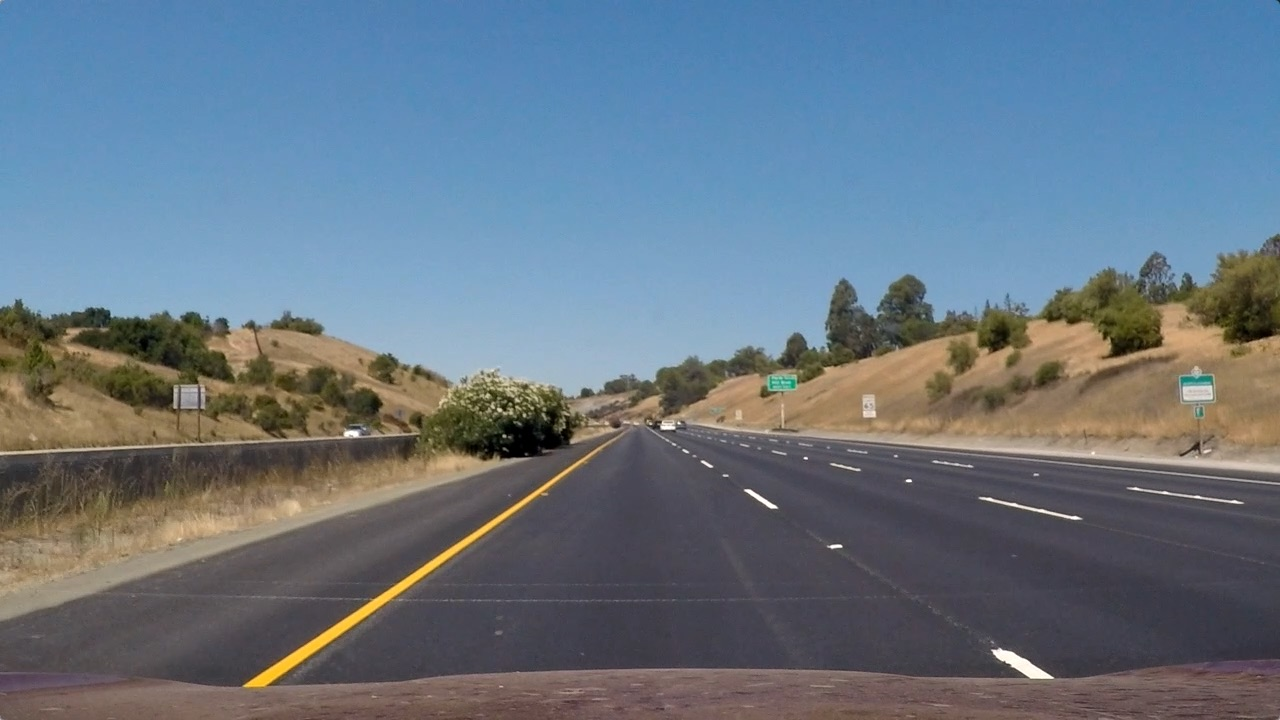
#> input picture test_images/straight_lines1.jpg, 1280 x 720 px, found by its file name
$ jupyter execute --allow-errors lane_line_finder.ipynb   (shell and % lines are left out)   (older library calls are emulated)   (text cells are left out)
#> lines starting #> are read from the running program, lines starting #| are printed output that depends on the picture; after the words box and inside, x2 and y2 are one past the last pixel; in counts of white or black regions, pixels touching at a corner belong together; pictures that were not available may be replaced by others from this repository, and a replacement may not be noted
[cell 1]
import numpy as np
import cv2
import glob
import matplotlib.pyplot as plt
import matplotlib.image as mpimg
import pickle
from moviepy.editor import VideoFileClip
from IPython.display import HTML
from decimal import Decimal
#%matplotlib qt

[cell 2]
class Line():
    # Define a class to receive the characteristics of each line detection
    def __init__(self):
        #keep track of the last n frames
        self.n=5
        # was the line detected in the last iteration?
        self.detected = False
        # x values of the last n fits of the line
        self.recentxFitted = []
        #average x values of the fitted line over the last n iterations
        self.bestx = []
        #polynomial coefficients of the last n iterations
        self.recentFit = []
        #polynomial coefficients averaged over the last n iterations
        self.bestFit = None
        #polynomial coefficients for the most recent fit
        self.currentFit = [np.array([False])]
        #radius of curvature of last n frames
        self.recentRadiusOfCurvature=[]
        #radius of curvature of the line in some units
        self.radiusOfCurvature = None
        #distance in meters of vehicle center from the line
        self.distanceToCenter = None
        #fail count
        self.failCount = 0
        #fail count max
        self.failCountMax = 0
        #if use window sliding
        self.useSlidingWindow = True

def readCaliPara(file):
    #read the calibration parameter from file
    caliPara = pickle.load(open( file, "rb" ))
    mtx = caliPara['mtx']
    dist = caliPara['dist']
    return mtx, dist

def undistort(img,mtx,dist):
    #undistrot the image with the passed parameters
    return cv2.undistort(img,mtx,dist,None,mtx)

def BGR2HLS(img):
    #convert a BGR image to HLS and return the channels separately
    hls = cv2.cvtColor(img, cv2.COLOR_BGR2HLS)
    h = hls[:,:,0]
    l = hls[:,:,1]
    s = hls[:,:,2]
    return h, l, s

# [7 lines left out: function RGB2HLS, not called in this run]

def xSobel(img,thresholdLow, thresholdHigh):
    #apply sobel filter in the x direction
    xSobelAbs = np.absolute(cv2.Sobel(img,cv2.CV_64F,1,0))
    xSobelScaled = np.uint8(255*xSobelAbs/np.max(xSobelAbs))
    xSobelBinary = np.zeros_like(xSobelScaled)
    xSobelBinary[(xSobelScaled >= thresholdLow) & (xSobelScaled <= thresholdHigh)] = 1
    return xSobelBinary

def thresholding(img,thresholdLow,thresholdHigh):
    #apply a simple threashold on a single channel of image
    imgTemp = np.zeros_like(img)
    imgTemp[(img >= thresholdLow) & (img <= thresholdHigh)] = 1
    return imgTemp

# [5 lines left out: function binaryImgOr, not called in this run]

def binaryImgOr3(img1, img2, img3):
    #pixel-wise AND operation for two singel channel images
    binaryAnd = np.zeros_like(img1)
    binaryAnd[(img1 == 1) | (img2 ==1) | (img3==1)] = 1
    return binaryAnd

def getPerspectiveTransformMatrix(src,dst):
    #get the forward and backward perpective transforamtion matrix
    M = cv2.getPerspectiveTransform(src, dst)
    Minv = cv2.getPerspectiveTransform(dst,src)
    return M, Minv

def showcaseWarp(img,M,src,dst):
    #draw red lines according to the src and dst on the origin and warped image and save them
    [A,B,C,D] = src.astype("int")
    [AP,BP,CP,DP]=dst
    perspectiveSelect = np.copy(img)
    cv2.line(perspectiveSelect, tuple(A), tuple(B), color=[0,0,255],thickness=3)
    cv2.line(perspectiveSelect, tuple(B), tuple(C), color=[0,0,255],thickness=3)
    cv2.line(perspectiveSelect, tuple(C), tuple(D), color=[0,0,255],thickness=3)
    cv2.imwrite('../output_images/perspectiveSelect.jpg',perspectiveSelect)
    img_size = (img.shape[1],img.shape[0])
    warped = cv2.warpPerspective(img,M,img_size,flags=cv2.INTER_LINEAR)
    cv2.line(warped, tuple(AP), tuple(BP), color=[0,0,255],thickness=3)
    cv2.line(warped, tuple(BP), tuple(CP), color=[0,0,255],thickness=3)
    cv2.line(warped, tuple(CP), tuple(DP), color=[0,0,255],thickness=3)
    cv2.imwrite('../output_images/warped.jpg',warped)

def perspectiveTransform(img,M):
    #warp an image
    img_size = (img.shape[1],img.shape[0])
    warped = cv2.warpPerspective(img,M,img_size,flags=cv2.INTER_LINEAR)
    return warped

def histogram(img):
    #return the x-direction histogram of a binary image
    return np.sum(img[img.shape[0]//4:,:], axis=0)

def findBase(histogram):
    #find the left and right lane base base on the histogram
    midpoint = np.int(histogram.shape[0]//2)
    leftxBase = np.argmax(histogram[:midpoint])
    rightxBase = np.argmax(histogram[midpoint:])+midpoint
    return leftxBase, rightxBase

def slidingWindowLaneFinder(img):
    #get the left and right lanes' coordinates with the method of "sliding window"
    histogramed = histogram(img)
    leftxBase, rightxBase = findBase(histogramed)
    #window parameter
    nwindows = 9
    margin=100
    minpix=50
    windowHeight = np.int(img.shape[0]//nwindows)

    #get pixels that are not black
    nonzero = img.nonzero()
    nonzeroy = np.array(nonzero[0])
    nonzerox = np.array(nonzero[1])
    leftxCurrent = leftxBase
    rightxCurrent = rightxBase
    leftLaneInds=[]
    rightLaneInds=[]

    for window in range(nwindows):
        winyLow = img.shape[0] - (window+1)*windowHeight
        winyHigh = img.shape[0] - window*windowHeight
        winxLeftLow = leftxCurrent - margin
        winxLeftHigh = leftxCurrent + margin
        winxRightLow = rightxCurrent - margin
        winxRightHigh = rightxCurrent + margin


        goodLeftInds = ((nonzeroy >= winyLow) & (nonzeroy < winyHigh) & (nonzerox >= winxLeftLow) & (nonzerox < winxLeftHigh)).nonzero()[0]
        goodRightInds = ((nonzeroy >= winyLow) & (nonzeroy < winyHigh) & (nonzerox >= winxRightLow) & (nonzerox < winxRightHigh)).nonzero()[0]

        leftLaneInds.append(goodLeftInds)
        rightLaneInds.append(goodRightInds)

        if len(goodLeftInds) > minpix:
            leftxCurrent = np.int(np.mean(nonzerox[goodLeftInds]))
        if len(goodRightInds) > minpix:
            rightxCurrent = np.int(np.mean(nonzerox[goodRightInds]))

    leftLaneInds = np.concatenate(leftLaneInds)
    rightLaneInds = np.concatenate(rightLaneInds)

    leftx = nonzerox[leftLaneInds]
    lefty = nonzeroy[leftLaneInds]
    rightx = nonzerox[rightLaneInds]
    righty = nonzeroy[rightLaneInds]

    return leftx,lefty,rightx,righty

# [86 lines left out: functions polynomialLaneFinder, window_mask, convolutionLaneFinder, not called in this run]


def regionOfInterest(img, vertices):
    #defining a blank mask to start with
    mask = np.zeros_like(img)

    #defining a 3 channel or 1 channel color to fill the mask with depending on the input image
    if len(img.shape) > 2:
        channel_count = img.shape[2]  # i.e. 3 or 4 depending on your image
        ignore_mask_color = (255,) * channel_count
    else:
        ignore_mask_color = 255

    #filling pixels inside the polygon defined by "vertices" with the fill color
    cv2.fillPoly(mask, vertices, ignore_mask_color)

    #returning the image only where mask pixels are nonzero
    masked_image = cv2.bitwise_and(img, mask)
    return masked_image

def gaussianBlur(img, kernel_size):
    return cv2.GaussianBlur(img, (kernel_size, kernel_size), 0)

# [224 lines left out: functions updateLines, lineFinder, fitPoly, process_image, calibrationParameterGeneration, not called in this run]

[cell 3]
#generate calibration parameter, just have to run once
#calibrationParameterGeneration()

#read image
img = cv2.imread('../test_images/straight_lines1.jpg')
#> img is the input picture: shape (720, 1280, 3); mean B, G, R 131.2, 117.7, 103.2
# img = cv2.imread('../camera_cal/calibration2.jpg')
img = cv2.imread('../test_images/test11.jpg')
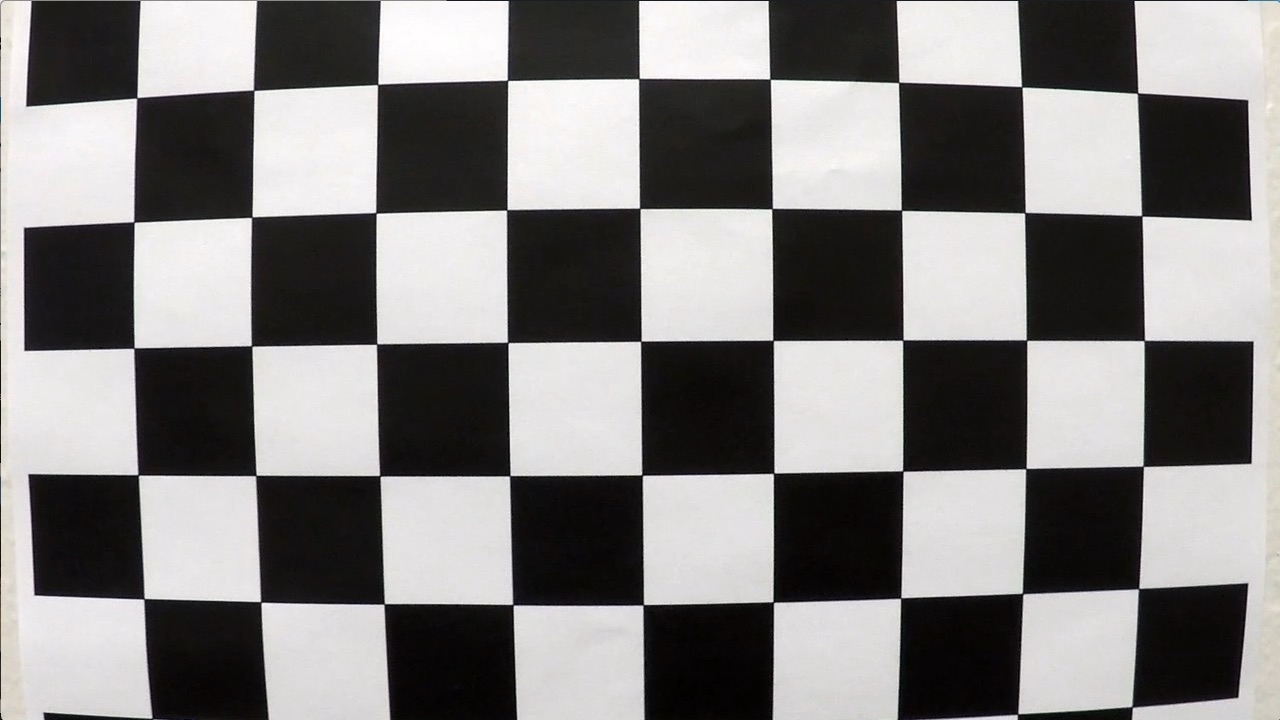
#> input picture camera_cal/calibration1.jpg, 1280 x 720 px, given in place of test11.jpg, which was not available
#> img is the input picture: shape (720, 1280, 3); mean B, G, R 127.8, 128.4, 130.1

#reda calibration parameters
mtx,dist = readCaliPara("wide_dist_pickle.p")
#> (reads wide_dist_pickle.p from the repository)

#undistor the image
undistorted = undistort(img, mtx, dist)

cv2.imwrite('../output_images/undistortedtest.jpg',undistorted)

#convert it to HLS color space
hChannel,lChannel,sChannel = BGR2HLS(undistorted)
#> in BGR2HLS, `hls = cv2.cvtColor(img, cv2.COLOR_BGR2HLS)`: hls: shape (720, 1280, 3); mean of channels 0, 1, 2 79.8, 124.2, 21.1

#apply sobel x filter
xSobelBinary = xSobel(lChannel,50,100)
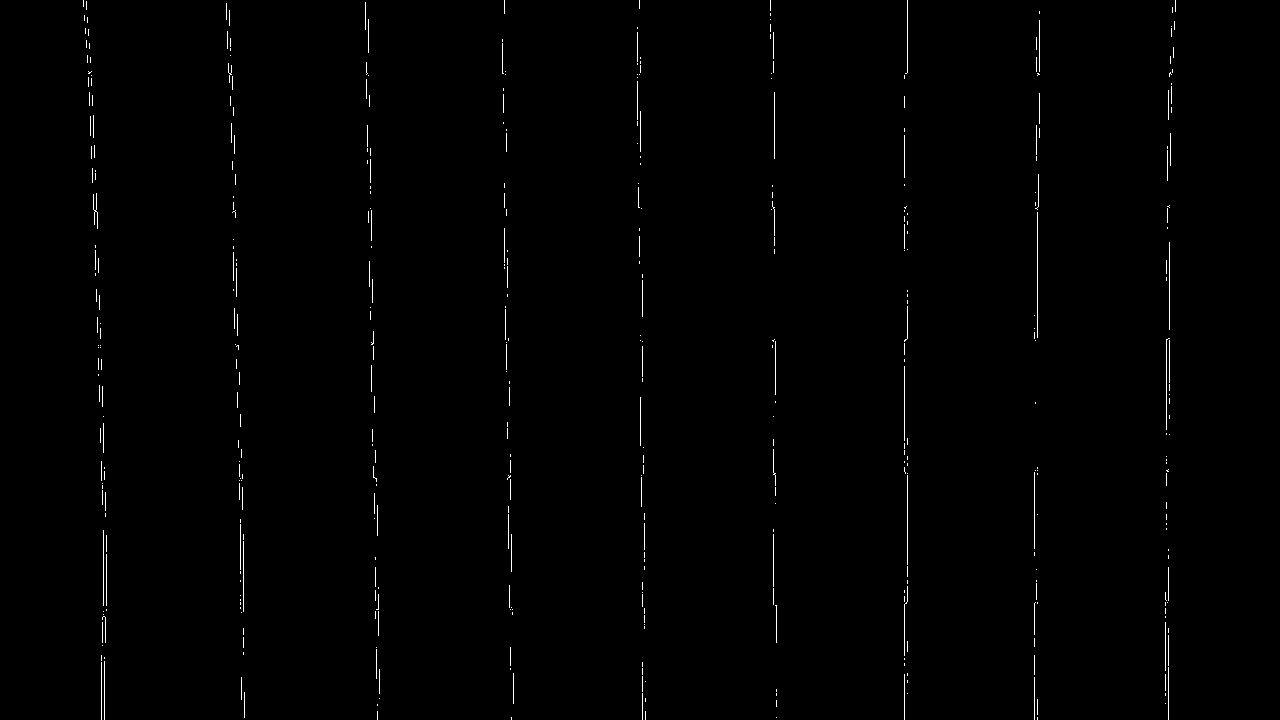
#> xSobelBinary: shape (720, 1280); values 0 (black) and 1 (white), 0.61% white in thin lines or dots, all inside (x1, y1, x2, y2) = (83, 0, 1176, 720)

#apply s channel thresholding
sChannelBinary = thresholding(sChannel, 170, 255)
#> sChannelBinary: shape (720, 1280); values 0 (black) and 1 (white), 0.17% white; 86 white regions (76 under 20 px), largest, box (x1, y1, x2, y2) and area: (385, 9, 445, 42) 826, (738, 700, 757, 718) 127, (681, 691, 696, 705) 116

#apply h channel thresholding
hChannelBinary = thresholding(hChannel,20,40)
#> hChannelBinary: shape (720, 1280); values 0 (black) and 1 (white), 39.5% white; 551 white regions (185 under 20 px), largest, box (x1, y1, x2, y2) and area: (511, 0, 951, 340) 63282, (215, 0, 421, 339) 20840, (1038, 200, 1161, 351) 13093


#combine the two filtered images
binary = binaryImgOr3(xSobelBinary,sChannelBinary,hChannelBinary)
#> binary: shape (720, 1280); values 0 (black) and 1 (white), 40.1% white; 876 white regions (453 under 20 px), largest, box (x1, y1, x2, y2) and area: (511, 0, 951, 342) 63468, (215, 0, 421, 345) 20896, (1038, 200, 1161, 351) 13093

binary[(lChannel<30)]=0
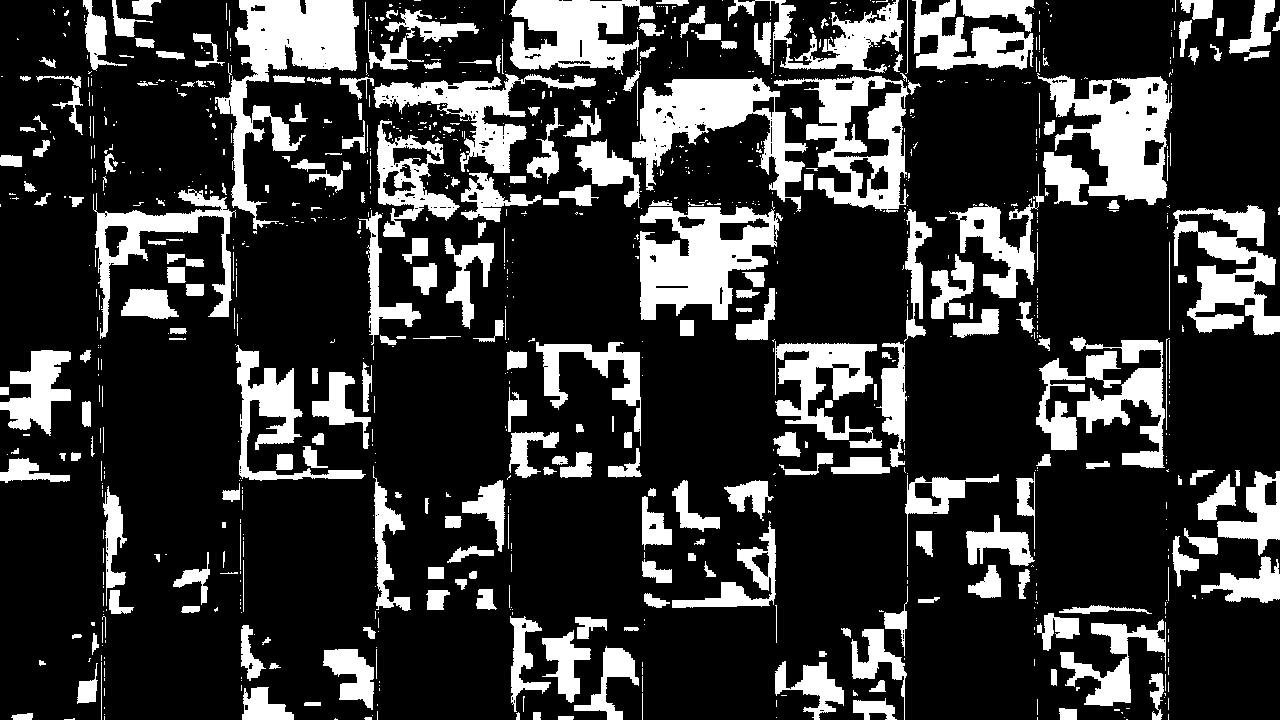
#> binary: shape (720, 1280); values 0 (black) and 1 (white), 21.7% white; 970 white regions (684 under 20 px), largest, box (x1, y1, x2, y2) and area: (215, 0, 359, 230) 10623, (639, 207, 783, 320) 9587, (1037, 73, 1172, 205) 8853


#cut out the region of interest
shape = img.shape
#> shape = (720, 1280, 3)
height = shape[0]
#> height = 720
width = shape[1]
#> width = 1280
area = [np.array([[0,height],[int(0.48*width),int(0.585*height)],[int(0.52*width),int(0.585*height)],[width,height]])]
binary=regionOfInterest( binary, area )
#> in regionOfInterest, `cv2.fillPoly(mask, vertices, ignore_mask_color)`: mask: shape (720, 1280); 21.6% white; 1 white region, box (x1, y1, x2, y2) and area: (2, 421, 1279, 720) 198999
#> in regionOfInterest, `masked_image = cv2.bitwise_and(img, mask)`: masked_image: shape (720, 1280); values 0 (black) and 1 (white), 3.3% white; 158 white regions (88 under 20 px), largest, box (x1, y1, x2, y2) and area: (672, 521, 776, 608) 2251, (1060, 638, 1131, 706) 2054, (323, 649, 374, 710) 1761

cv2.imwrite('../output_images/binaryresult.jpg',binary*255)

#get perspective transform matrix
src = np.float32([(180, 720),(580, 458),(700, 458),(1100, 720)])
dst = np.float32([(330,720),(330,0),(950,0),(950,720)])
M, Minv = getPerspectiveTransformMatrix(src,dst)

#save warped version of the undistoted image
showcaseWarp(undistorted,M,src,dst)

#warp the binary image, which is the output of the s channel and sobel thresholding
binaryWarped = perspectiveTransform(binary,M)
#> in perspectiveTransform, `warped = cv2.warpPerspective(img,M,img_size,flags=cv2.INTER_LINEAR)`: warped: shape (720, 1280); values 0 (black) and 1 (white), 14% white; 213 white regions (144 under 20 px), largest, box (x1, y1, x2, y2) and area: (301, 0, 465, 275) 24964, (501, 0, 646, 275) 19468, (853, 293, 1058, 509) 14907

cv2.imwrite('../output_images/binarywarped.jpg',binaryWarped*255)

#get left and right lane pixels on the image
leftx, lefty, rightx, righty = slidingWindowLaneFinder(binaryWarped)
#> in slidingWindowLaneFinder, `histogramed = histogram(img)`: histogramed = 1280 values, max 216 at index 646, min 0 at index 0, mean 73.07
#> in findBase, `leftxBase = np.argmax(histogram[:midpoint])`: leftxBase = 235
#> in findBase, `rightxBase = np.argmax(histogram[midpoint:])+midpoint`: rightxBase = 646
#> in slidingWindowLaneFinder, `leftxBase, rightxBase = findBase(histogramed)`: leftxBase = 235; rightxBase = 646
#> in slidingWindowLaneFinder, `nonzero = img.nonzero()`: nonzero = 128823 positions, rows 0 to 719, columns 117 to 1136
#> in slidingWindowLaneFinder, `leftxCurrent = leftxBase`: leftxCurrent = 235
#> in slidingWindowLaneFinder, `rightxCurrent = rightxBase`: rightxCurrent = 646
#> the loop in slidingWindowLaneFinder, `for window in range(nwindows):` made 9 passes
#> (winxLeftLow, winxLeftHigh, winxRightLow, winxRightHigh, leftxCurrent, rightxCurrent) on passes 1 to 6: (135, 335, 546, 746, 268, 626), (168, 368, 526, 726, 291, 668), (191, 391, 568, 768, 306, 696), (206, 406, 596, 796, 269, 712), (169, 369, 612, 812, 214, 739), (114, 314, 639, 839, 212, 753)
#> (winxLeftLow, winxLeftHigh, winxRightLow, winxRightHigh, leftxCurrent) on passes 7 to 9: (112, 312, 653, 853, 219), (119, 319, 653, 853, 217), (117, 317, 653, 853, 243)
#> after the loop in slidingWindowLaneFinder, `for window in range(nwindows):`: leftLaneInds = 9 items
#> in slidingWindowLaneFinder, `rightLaneInds = np.concatenate(rightLaneInds)`: rightLaneInds = 17791 values, max 128786 at index 2725, min 57367 at index 17229, mean 98555.4
#> in slidingWindowLaneFinder, `rightx = nonzerox[rightLaneInds]`: rightx = 17791 values, max 794 at index 17367, min 546 at index 1613, mean 697.3
#> in slidingWindowLaneFinder, `righty = nonzeroy[rightLaneInds]`: righty = 17791 values, max 719 at index 2696, min 240 at index 17229, mean 494.3

#construct a image for visualising the lane lines
outImg = np.dstack((binaryWarped,binaryWarped,binaryWarped))
outImg[lefty,leftx]=[255,0,0]
outImg[righty,rightx]=[0,0,255]
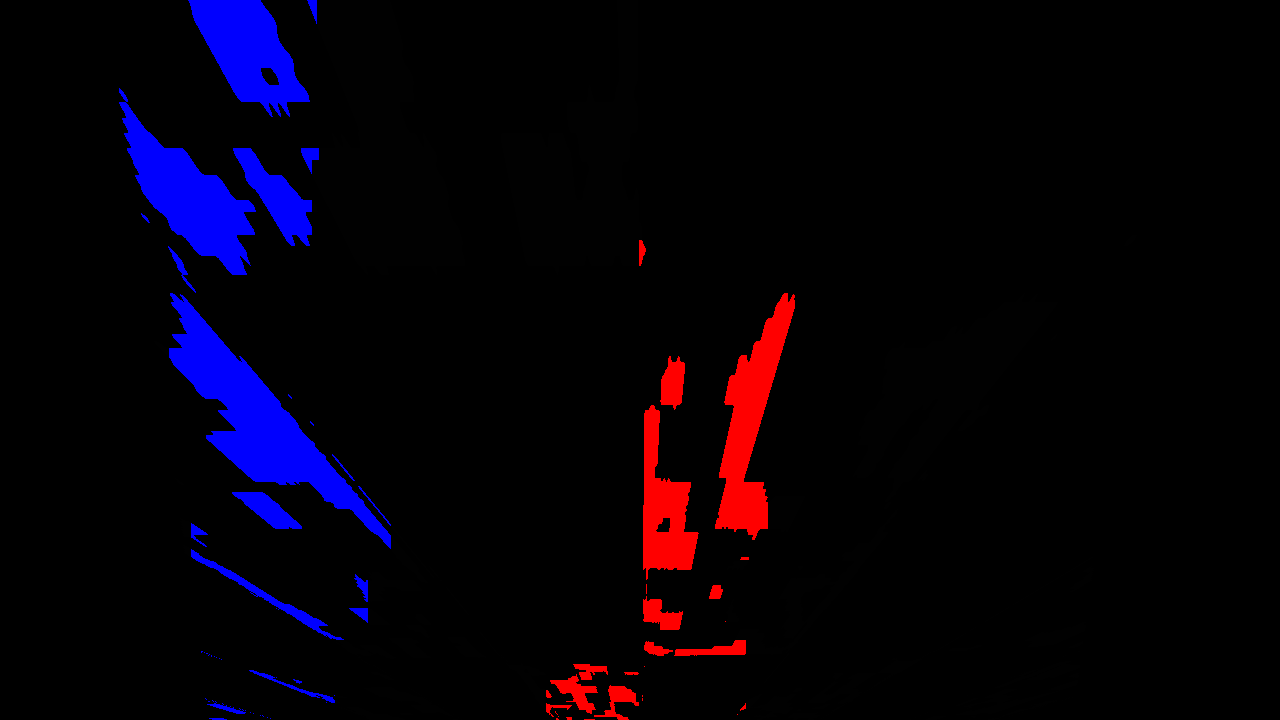
#> outImg: shape (720, 1280, 3); mean of channels 0, 1, 2 10.5, 0.1, 5; drawn as B, G, R

#fit poly for the left and right lane lines
leftFit = np.polyfit(lefty,leftx,2)
#> leftFit = [0.000509, -0.193, 240.3]
rightFit = np.polyfit(righty,rightx,2)
#> rightFit = [-0.000588, 0.249, 725.1]

#plot poly
ploty = np.linspace(0,outImg.shape[0]-1,outImg.shape[0])
#> ploty = 720 values from 0 to 719
leftFitx = leftFit[0]*ploty**2 + leftFit[1]*ploty +leftFit[2]
#> leftFitx = 720 values, max 364.8 at index 719, min 222.1 at index 189, mean 258.8
rightFitx = rightFit[0]*ploty**2 + rightFit[1]*ploty + rightFit[2]
#> rightFitx = 720 values, max 751.4 at index 211, min 599.8 at index 719, mean 713.1
plt.plot(leftFitx,ploty,color='yellow')
#> (this line was passed over: IPython is not available in this run)
plt.plot(rightFitx,ploty,color='yellow')
#> (this line was passed over: IPython is not available in this run)

#define the relation between the actual length and pixel
xmPerPix=3.7/600
ymPerPix = 3/90

#fit poly in real world
leftFitCr = np.polyfit(lefty*ymPerPix, leftx*xmPerPix,2)
#> leftFitCr = [0.00282, -0.0356, 1.48]
rightFitCr = np.polyfit(righty*ymPerPix, rightx*xmPerPix,2)
#> rightFitCr = [-0.00326, 0.046, 4.47]

#curvature radius right before the vehicle
yEval = np.max(ploty)
#> yEval = 719
left_curverad = ((1 + (2*leftFitCr[0]*yEval*ymPerPix + leftFitCr[1])**2)**1.5) / np.absolute(2*leftFitCr[0])
#> left_curverad = 179.8
right_curverad = ((1 + (2*rightFitCr[0]*yEval*ymPerPix + rightFitCr[1])**2)**1.5) / np.absolute(2*rightFitCr[0])
#> right_curverad = 156

warp_zero = np.zeros_like(binaryWarped).astype(np.uint8)
lineWarp = np.dstack((warp_zero, warp_zero, warp_zero))
lineWarp[lefty,leftx] = [255,0,0]
lineWarp[righty,rightx] = [0,0,255]
plt.imshow(thresholding(lChannel, 70, 255))
#> (this line was passed over: IPython is not available in this run)
plt.imshow(binaryWarped)
#> (this line was passed over: IPython is not available in this run)
# cv2.imwrite('../output_images/linewarp.jpg',lineWarp)
